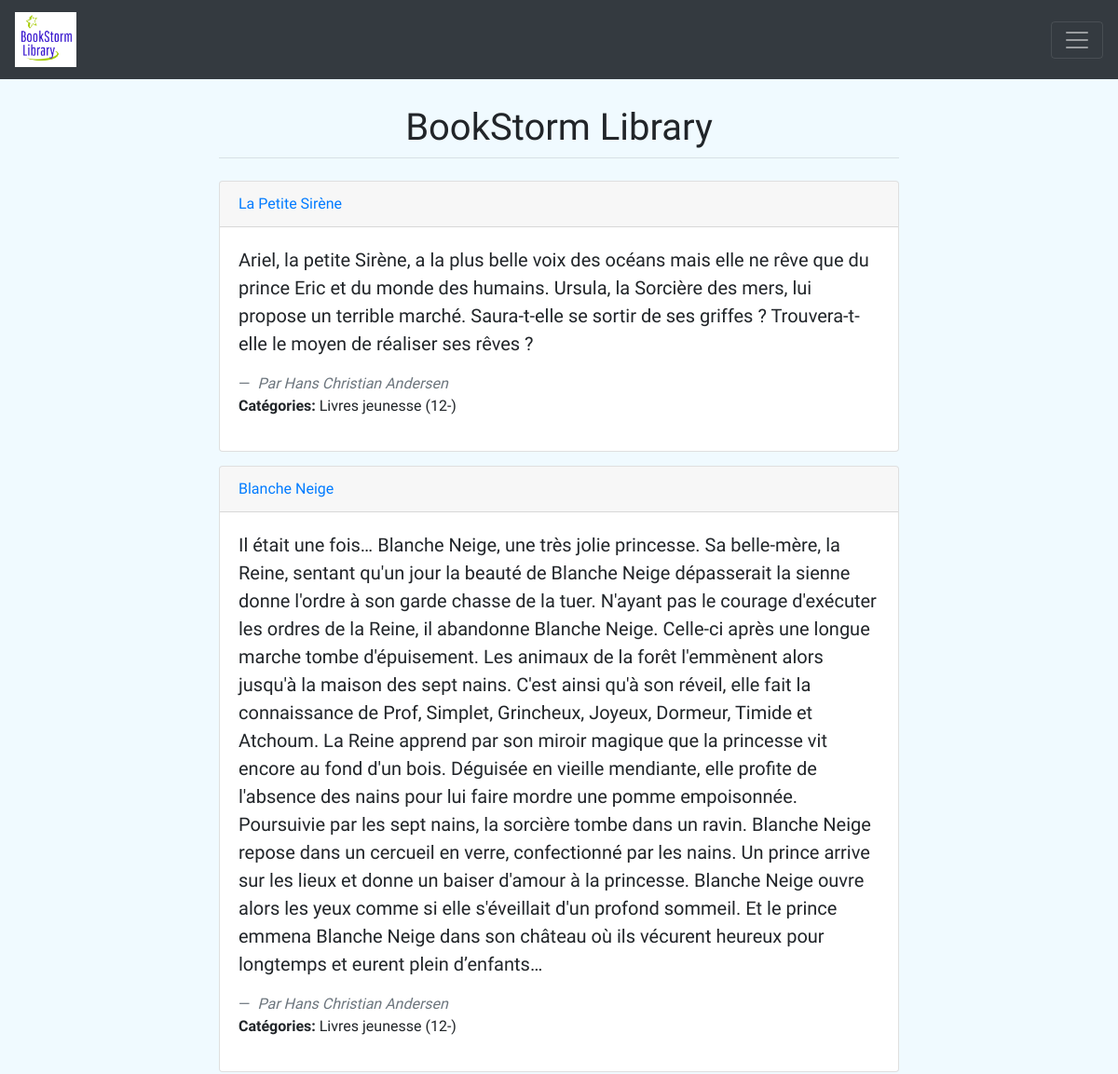
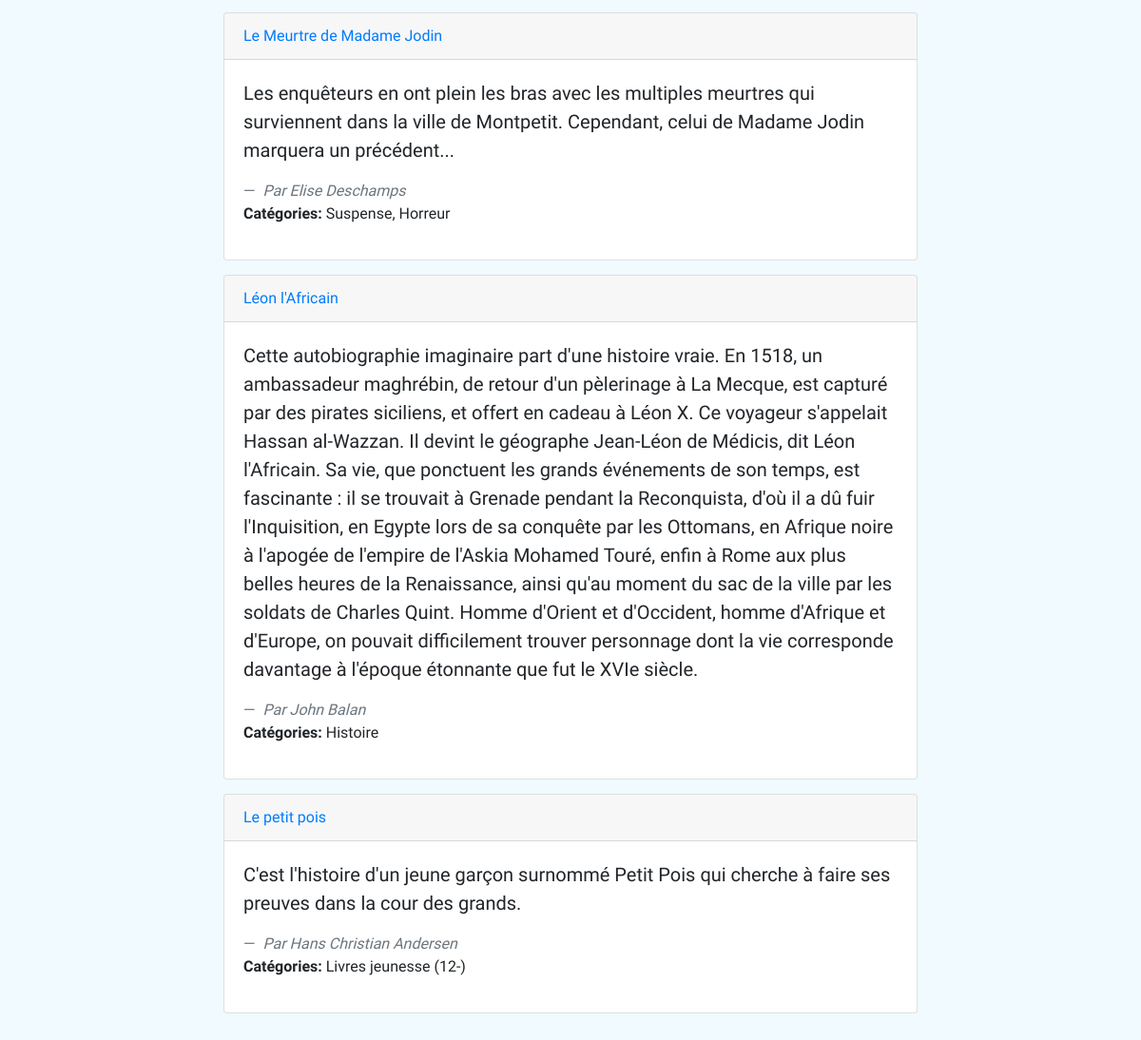
The page /books/ on the database its author committed (2 pictures, top to bottom).
### books/models.py (models this page shows, shortened)
class Book(models.Model): #() indicate inheritance
	title				= models.CharField(max_length=120)
	summary 			= models.TextField()
	author				= models.ForeignKey(Account, on_delete=models.CASCADE, limit_choices_to={'is_author': True}) # possible values of on_delete: [CASCADE, PROTECT, SET_NULL, SET_DEFAULT, SET(value)]
	publication_date	= models.DateField()
	create_stamp        = models.DateField(auto_now_add=True)
	categories			= models.ManyToManyField(Category) # ManyToMany relationship with the Category model class
	price				= models.DecimalField(max_digits = 5, decimal_places = 2)
	nb_likes			= models.IntegerField(default=0, editable=False)

### accounts/models.py (models this page shows, shortened)
class Account(AbstractUser):
    is_author	= models.BooleanField(default=False)
    def __str__(self):
        if self.first_name is None or not self.first_name: #no null in python, use None instead
            return self.username
        else:
            return self.get_full_name()

### categories/models.py (models this page shows, shortened)
class Category(models.Model):
    name        = models.CharField(max_length=50, unique=True)
    description = models.TextField(blank=True, null=True)
    class Meta:
        verbose_name_plural = 'Categories' #otherwise it would be Categorys
    def __str__(self):
        return self.name

### books/views.py (the view)
# urls.py: path('', BookListView.as_view(), name='book-list'),
class BookListView(ListView):
	template_name = 'books/book_list.html'
	model = Book

### books/templates/books/book_list.html
{% extends 'base.html' %}
{% block content %}
    {% for book in object_list %}
        <div class="card" style="margin-bottom: 15px">
          <div class="card-header">
            <a href="{% url 'books:book-detail' book.id %}">{{ book.title }}</a>
            </div>
            <div class="card-body">
                <blockquote class="blockquote mb-0">
                <p> {{ book.summary }}</p>
                    <footer class="blockquote-footer">
                        <cite title="Author">Par
                            {{ book.author }}
                        </cite>
                    </footer>
                    </blockquote>
                <p><b>Catégories:</b> {{ book.categories.all|join:", " }}</p>
            </div>
        </div>
        {% empty %}
        <div class="alert alert-warning text-center">
            Nous n'avons malheureusement aucun livre à vous proposer pour le moment. Mais revenez bientôt, nous aurons certainement de quoi vous faire rêver!
        </div>
    {% endfor %}
{% endblock %}

### pages/templates/base.html (style rules this page uses)
body { font-family: 'Dosis', sans-serif; }

### rows shown on the page
Book: title "La Petite Sirène", summary "Ariel, la petite Sirène, a la plus belle voix des océans mais elle ne rêve que du prince Eric et du monde des humains. Ursula, la Sorcière des mers, lui propose un terrible marché. Saura-t-elle se sortir de ses griffes ? Trouvera-t-elle le moyen de réaliser ses rêves ?", author "Hans Christian Andersen", categories.all "Livres jeunesse (12-)"
Book: title "Blanche Neige", summary "Il était une fois… Blanche Neige, une très jolie princesse. Sa belle-mère, la Reine, sentant qu'un jour la beauté de Blanche Neige dépasserait la sienne donne l'ordre à son garde chasse de la tuer. N'ayant pas le courage d'exécuter les ordres de la Reine, il abandonne Blanche Neige. Celle-ci après une longue marche tombe d'épuisement. Les animaux de la forêt l'emmènent alors jusqu'à la maison des sept nains. C'est ainsi qu'à son réveil, elle fait la connaissance de Prof, Simplet, Grincheux, Joyeux, Dormeur, Timide et Atchoum. La Reine apprend par son miroir magique que la princesse vit encore au fond d'un bois. Déguisée en vieille mendiante, elle profite de l'absence des nains pour lui…", author "Hans Christian Andersen", categories.all "Livres jeunesse (12-)"
Book: title "Le Meurtre de Madame Jodin", summary "Les enquêteurs en ont plein les bras avec les multiples meurtres qui surviennent dans la ville de Montpetit. Cependant, celui de Madame Jodin marquera un précédent...", author "Elise Deschamps", categories.all "Suspense, Horreur"
Book: title "Léon l'Africain", summary "Cette autobiographie imaginaire part d'une histoire vraie. En 1518, un ambassadeur maghrébin, de retour d'un pèlerinage à La Mecque, est capturé par des pirates siciliens, et offert en cadeau à Léon X. Ce voyageur s'appelait Hassan al-Wazzan. Il devint le géographe Jean-Léon de Médicis, dit Léon l'Africain. Sa vie, que ponctuent les grands événements de son temps, est fascinante : il se trouvait à Grenade pendant la Reconquista, d'où il a dû fuir l'Inquisition, en Egypte lors de sa conquête par les Ottomans, en Afrique noire à l'apogée de l'empire de l'Askia Mohamed Touré, enfin à Rome aux plus belles heures de la Renaissance, ainsi qu'au moment du sac de la ville par les soldats de Charles…", author "John Balan", categories.all "Histoire"
Book: title "Le petit pois", summary "C'est l'histoire d'un jeune garçon surnommé Petit Pois qui cherche à faire ses preuves dans la cour des grands.", author "Hans Christian Andersen", categories.all "Livres jeunesse (12-)"
